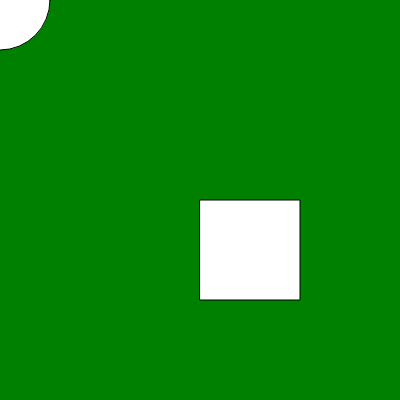
Frame 1 (no input)
Frame 60 (no input): identical to frame 1, image omitted
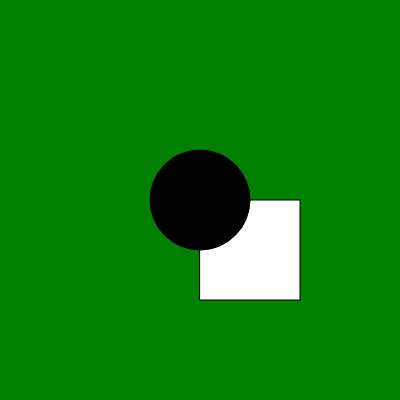
Frame 120 (the mouse pressed at the canvas centre since frame 60)

The p5.js sketch that drew these frames (run headless with seeded random() and noise() and a simulated clock; from frame 60 on, the mouse is pressed at the canvas centre):

// p5.js sketch
// ── sketch.js
function setup() {
  createCanvas(400, 400);
}

function draw() {
  background("green");

  // draw an empty circle in the middle
  fill(255);
  square(200, 200, 100);

  // draw a circle at mouse location, with color deteremined by mouse pressed or not
  if (mouseIsPressed) {
    fill(0);
  } else {
    fill(255);
  }

  circle(mouseX, mouseY, 100);
}
